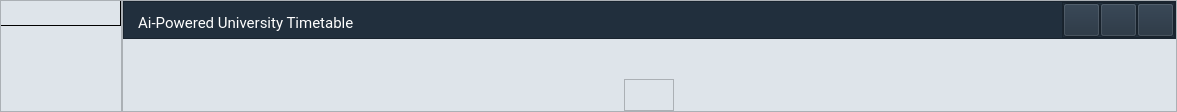
     <widget class="QWidget" name="Header" native="true">
      <property name="sizePolicy">
       <sizepolicy hsizetype="Expanding" vsizetype="Fixed">
        <horstretch>0</horstretch>
        <verstretch>0</verstretch>
       </sizepolicy>
      </property>
      <property name="font">
       <font>
        <family>Roboto</family>
       </font>
      </property>
      <property name="styleSheet">
       <string notr="true">*{
background-color: rgb(222, 228, 234);
}


</string>
      </property>
      <layout class="QGridLayout" name="gridLayout_6">
       <property name="leftMargin">
        <number>0</number>
       </property>
       <property name="topMargin">
        <number>0</number>
       </property>
       <property name="rightMargin">
        <number>0</number>
       </property>
       <property name="bottomMargin">
        <number>0</number>
       </property>
       <property name="horizontalSpacing">
        <number>0</number>
       </property>
       <item row="0" column="0">
        <widget class="QFrame" name="logo">
         <property name="styleSheet">
          <string notr="true">QPushButton{
background-color: rgb(222, 228, 234);
border-right: 1px solid rgb(0, 0, 0);
border-bottom: 1px solid rgb(0, 0, 0);
border-bottom-right-radius: 45px;
padding-right: 10px;
padding-bottom: 10px;

}
QPushButton:hover {
border-top: 2px solid rgb(0, 0, 0);
border-left: 2px solid rgb(0, 0, 0);

 }</string>
         </property>
         <property name="frameShape">
          <enum>QFrame::Shape::StyledPanel</enum>
         </property>
         <property name="frameShadow">
          <enum>QFrame::Shadow::Raised</enum>
         </property>
         <layout class="QGridLayout" name="gridLayout_5">
          <property name="leftMargin">
           <number>0</number>
          </property>
          <property name="topMargin">
           <number>0</number>
          </property>
          <property name="rightMargin">
           <number>0</number>
          </property>
          <property name="bottomMargin">
           <number>0</number>
          </property>
          <property name="spacing">
           <number>0</number>
          </property>
          <item row="0" column="0" alignment="Qt::AlignmentFlag::AlignLeft|Qt::AlignmentFlag::AlignTop">
           <widget class="QPushButton" name="LogoButton">
            <property name="minimumSize">
             <size>
              <width>120</width>
              <height>0</height>
             </size>
            </property>
            <property name="text">
             <string/>
            </property>
            <property name="icon">
             <iconset resource="../ui_resources/Images &amp; Icons/resource.qrc">
              <normaloff>:/final logo2.png</normaloff>:/final logo2.png</iconset>
            </property>
            <property name="iconSize">
             <size>
              <width>80</width>
              <height>100</height>
             </size>
            </property>
           </widget>
          </item>
         </layout>
        </widget>
       </item>
       <item row="0" column="1" alignment="Qt::AlignmentFlag::AlignTop">
        <widget class="QFrame" name="content">
         <property name="styleSheet">
          <string notr="true">#Project_Label{
border:none;
background-color:none;

}

#CloseProject_Button{
background:none;
border:none;
}

</string>
         </property>
         <property name="frameShape">
          <enum>QFrame::Shape::StyledPanel</enum>
         </property>
         <property name="frameShadow">
          <enum>QFrame::Shadow::Raised</enum>
         </property>
         <property name="lineWidth">
          <number>0</number>
         </property>
         <layout class="QVBoxLayout" name="verticalLayout_18">
          <property name="spacing">
           <number>0</number>
          </property>
          <property name="leftMargin">
           <number>0</number>
          </property>
          <property name="topMargin">
           <number>0</number>
          </property>
          <property name="rightMargin">
           <number>0</number>
          </property>
          <property name="bottomMargin">
           <number>0</number>
          </property>
          <item alignment="Qt::AlignmentFlag::AlignTop">
           <widget class="QFrame" name="headercontent">
            <property name="styleSheet">
             <string notr="true">*{color: rgb(255, 255, 255);
background-color:  rgb(33, 47, 61);
}</string>
            </property>
            <property name="frameShape">
             <enum>QFrame::Shape::StyledPanel</enum>
            </property>
            <property name="frameShadow">
             <enum>QFrame::Shadow::Raised</enum>
            </property>
            <property name="lineWidth">
             <number>0</number>
            </property>
            <layout class="QHBoxLayout" name="horizontalLayout_8">
             <property name="spacing">
              <number>0</number>
             </property>
             <property name="leftMargin">
              <number>0</number>
             </property>
             <property name="topMargin">
              <number>0</number>
             </property>
             <property name="rightMargin">
              <number>0</number>
             </property>
             <property name="bottomMargin">
              <number>0</number>
             </property>
             <item>
              <widget class="QLabel" name="HeaderMiddleLabel_2">
               <property name="font">
                <font>
                 <family>Roboto</family>
                 <pointsize>11</pointsize>
                </font>
               </property>
               <property name="styleSheet">
                <string notr="true">* {
	padding: 5px, 0px,5px,0px;
}</string>
               </property>
               <property name="text">
                <string>   Ai-Powered University Timetable</string>
               </property>
              </widget>
             </item>
             <item>
              <spacer name="HeaderSpacer1_4">
               <property name="orientation">
                <enum>Qt::Orientation::Horizontal</enum>
               </property>
               <property name="sizeHint" stdset="0">
                <size>
                 <width>352</width>
                 <height>20</height>
                </size>
               </property>
              </spacer>
             </item>
             <item>
              <spacer name="HeaderSpacer1_3">
               <property name="orientation">
                <enum>Qt::Orientation::Horizontal</enum>
               </property>
               <property name="sizeHint" stdset="0">
                <size>
                 <width>352</width>
                 <height>20</height>
                </size>
               </property>
              </spacer>
             </item>
             <item>
              <widget class="QFrame" name="BarButtons_2">
               <property name="enabled">
                <bool>true</bool>
               </property>
               <property name="toolTipDuration">
                <number>-1</number>
               </property>
               <property name="styleSheet">
                <string notr="true">QPushButton:hover {
border:2px solid  rgb(240, 255, 253);
border-radius: 3px;

 }

#Close_window_Button:hover {
	background-color:rgb(255, 0, 0);
 }</string>
               </property>
               <property name="frameShape">
                <enum>QFrame::Shape::StyledPanel</enum>
               </property>
               <property name="frameShadow">
                <enum>QFrame::Shadow::Raised</enum>
               </property>
               <property name="lineWidth">
                <number>0</number>
               </property>
               <layout class="QHBoxLayout" name="horizontalLayout_4">
                <property name="spacing">
                 <number>0</number>
                </property>
                <property name="leftMargin">
                 <number>0</number>
                </property>
                <property name="topMargin">
                 <number>0</number>
                </property>
                <property name="rightMargin">
                 <number>0</number>
                </property>
                <property name="bottomMargin">
                 <number>0</number>
                </property>
                <item>
                 <widget class="QPushButton" name="Minimize_Button">
                  <property name="minimumSize">
                   <size>
                    <width>37</width>
                    <height>34</height>
                   </size>
                  </property>
                  <property name="maximumSize">
                   <size>
                    <width>37</width>
                    <height>34</height>
                   </size>
                  </property>
                  <property name="text">
                   <string/>
                  </property>
                  <property name="icon">
                   <iconset resource="../ui_resources/Images &amp; Icons/resource.qrc">
                    <normaloff>:/minimize_icon.png</normaloff>:/minimize_icon.png</iconset>
                  </property>
                 </widget>
                </item>
                <item>
                 <widget class="QPushButton" name="Fullscreen_Button">
                  <property name="minimumSize">
                   <size>
                    <width>37</width>
                    <height>34</height>
                   </size>
                  </property>
                  <property name="maximumSize">
                   <size>
                    <width>37</width>
                    <height>34</height>
                   </size>
                  </property>
                  <property name="text">
                   <string/>
                  </property>
                  <property name="icon">
                   <iconset resource="../ui_resources/Images &amp; Icons/resource.qrc">
                    <normaloff>:/fullScreen_icon.png</normaloff>:/fullScreen_icon.png</iconset>
                  </property>
                 </widget>
                </item>
                <item>
                 <widget class="QPushButton" name="Close_window_Button">
                  <property name="minimumSize">
                   <size>
                    <width>37</width>
                    <height>34</height>
                   </size>
                  </property>
                  <property name="maximumSize">
                   <size>
                    <width>37</width>
                    <height>34</height>
                   </size>
                  </property>
                  <property name="styleSheet">
                   <string notr="true"/>
                  </property>
                  <property name="text">
                   <string/>
                  </property>
                  <property name="icon">
                   <iconset resource="../ui_resources/Images &amp; Icons/resource.qrc">
                    <normaloff>:/Cut_Icon.png</normaloff>:/Cut_Icon.png</iconset>
                  </property>
                 </widget>
                </item>
               </layout>
              </widget>
             </item>
            </layout>
           </widget>
          </item>
          <item>
           <spacer name="verticalSpacer_12">
            <property name="orientation">
             <enum>Qt::Orientation::Vertical</enum>
            </property>
            <property name="sizeHint" stdset="0">
             <size>
              <width>20</width>
              <height>40</height>
             </size>
            </property>
           </spacer>
          </item>
          <item alignment="Qt::AlignmentFlag::AlignHCenter">
           <widget class="QFrame" name="ProjectButtonFrame">
            <property name="frameShape">
             <enum>QFrame::Shape::StyledPanel</enum>
            </property>
            <property name="frameShadow">
             <enum>QFrame::Shadow::Raised</enum>
            </property>
            <layout class="QHBoxLayout" name="horizontalLayout_9">
             <property name="spacing">
              <number>0</number>
             </property>
             <property name="leftMargin">
              <number>0</number>
             </property>
             <property name="topMargin">
              <number>0</number>
             </property>
             <property name="rightMargin">
              <number>0</number>
             </property>
             <property name="bottomMargin">
              <number>0</number>
             </property>
             <item>
              <widget class="QLabel" name="Project_Label">
               <property name="font">
                <font>
                 <family>Roboto</family>
                 <pointsize>11</pointsize>
                </font>
               </property>
               <property name="text">
                <string/>
               </property>
              </widget>
             </item>
             <item>
              <widget class="QPushButton" name="CloseProject_Button">
               <property name="minimumSize">
                <size>
                 <width>35</width>
                 <height>30</height>
                </size>
               </property>
               <property name="font">
                <font>
                 <family>Roboto</family>
                 <pointsize>11</pointsize>
                </font>
               </property>
               <property name="text">
                <string/>
               </property>
               <property name="iconSize">
                <size>
                 <width>25</width>
                 <height>25</height>
                </size>
               </property>
              </widget>
             </item>
            </layout>
           </widget>
          </item>
         </layout>
        </widget>
       </item>
      </layout>
     </widget>
